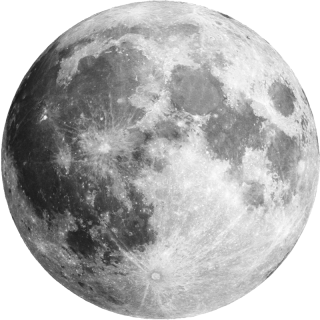
#> input picture moon.png, 320 x 320 px
$ python analyzer.py
#> lines starting #> are read from the running program, lines starting #| are printed output that depends on the picture
from PIL import Image
import numpy as np
import os
from scipy.stats import chi2
print("\n========== STEGOVAULT ANALYZER ==========")

image_path = input(
    "Enter stego image path: "
)
#> the answer given: moon.png

original_path = input(
    "Enter original image path: "
)
#> the answer given: moon.png

if not os.path.exists(image_path):
    print("❌ Stego image not found!")
    exit()

if not os.path.exists(original_path):
    print("❌ Original image not found!")
    exit()

image = Image.open(image_path).convert("RGB")
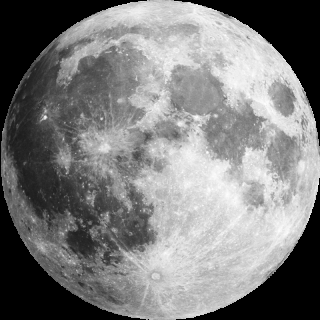
#> image: PIL image 320x320 RGB; min 0, max 253, mean 124.8
original = Image.open(original_path).convert("RGB")
if image.size != original.size:

    print("❌ Image dimensions do not match!")

    print("Stego image:", image.size)
    print("Original image:", original.size)

    exit()

pixels = image.load()

total_bits = image.width * image.height
#> total_bits = 102400
ones = 0
zeros = 0

# =========================
# LSB ANALYSIS
# =========================
binary = ""
for y in range(image.height):

    for x in range(image.width):

        r, g, b = pixels[x, y]

        lsb = r & 1
        binary += str(lsb)

        if lsb == 1:
            ones += 1
        else:
            zeros += 1
#> after the loop, ones = 40394; zeros = 62006


print("\n========== STEGOVAULT ANALYZER ==========")

print("Stego Image:", image_path)
print("Resolution:", image.width, "x", image.height)
#| Resolution: 320 x 320

print("\n--- LSB Analysis ---")

print("Total LSBs:", total_bits)
#| Total LSBs: 102400
print("0 bits:", zeros)
#| 0 bits: 62006
print("1 bits:", ones)
#| 1 bits: 40394

zero_percentage = (zeros / total_bits) * 100
#> zero_percentage = 60.55
one_percentage = (ones / total_bits) * 100
#> one_percentage = 39.45

print("Percentage of 0s:",
      round(zero_percentage, 2), "%")
#| Percentage of 0s: 60.55 %

print("Percentage of 1s:",
      round(one_percentage, 2), "%")
#| Percentage of 1s: 39.45 %


# =========================
# BASIC LSB WARNING
# =========================

if 48 <= one_percentage <= 52:

    print("\n⚠️ LSB distribution is close to 50/50.")
    print("Possible hidden data may be present.")

else:

    print("\n✅ No strong LSB anomaly detected.")

# =========================
# LSB CHANGE ANALYSIS
# =========================
changed_lsb = 0

original_pixels = original.load()

for y in range(image.height):

    for x in range(image.width):

        original_r, _, _ = original_pixels[x, y]
        stego_r, _, _ = pixels[x, y]

        original_lsb = original_r & 1
        stego_lsb = stego_r & 1

        if original_lsb != stego_lsb:
            changed_lsb += 1
#> after the loop, changed_lsb = 0

change_percentage = (
    changed_lsb / total_bits
) * 100
#> change_percentage = 0

print("\n--- LSB Change Analysis ---")

print("Changed LSBs:", changed_lsb)
#| Changed LSBs: 0

print(
    "LSB change percentage:",
    round(change_percentage, 4),
    "%"
)
#| LSB change percentage: 0.0 %
# =========================
# CHI-SQUARE ANALYSIS
# =========================

print("\n--- Chi-Square Analysis ---")

histogram = [0] * 256

for y in range(image.height):
    for x in range(image.width):
        r, g, b = pixels[x, y]
        histogram[r] += 1
#> after the loop, histogram = 256 values, max 21873 at index 0, min 0 at index 1, mean 400

chi_square = 0

for i in range(0, 256, 2):
    observed_0 = histogram[i]
    observed_1 = histogram[i + 1]

    total = observed_0 + observed_1

    if total > 0:
        expected = total / 2

        chi_square += ((observed_0 - expected) ** 2) / expected
        chi_square += ((observed_1 - expected) ** 2) / expected
#> this loop made 128 passes
#> (observed_0, observed_1, total, expected, chi_square) on passes 1, 12, 13, 14, 15, 16, 17, 18, 19, 20, 21, 22: (21873, 0, 21873, 10936.5, 21873), (0, 1, 1, 0.5, 21874), (2, 2, 4, 2, 21874), (4, 7, 11, 5.5, 21874.8), (10, 23, 33, 16.5, 21879.9), (45, 61, 106, 53, 21882.4), (116, 185, 301, 150.5, 21898.2), (195, 229, 424, 212, 21900.9), (283, 244, 527, 263.5, 21903.8), (244, 277, 521, 260.5, 21905.9), (249, 250, 499, 249.5, 21905.9), (246, 247, 493, 246.5, 21905.9)
#> (observed_0, observed_1, total, expected) on pass 100: (604, 644, 1248, 624)
#> after the loop, chi_square = 22094.3

print("Chi-Square value:", round(chi_square, 2))
#| Chi-Square value: 22094.32
# Degrees of freedom
degrees_of_freedom = 127

# Calculate p-value
p_value = chi2.sf(chi_square, degrees_of_freedom)
#> p_value = 0

print("Degrees of freedom:", degrees_of_freedom)
print("P-value:", p_value)
#| P-value: 0.0
# =========================
# IMAGE QUALITY
# =========================

original_array = np.array(original, dtype=float)
stego_array = np.array(image, dtype=float)

mse = np.mean(
    (original_array - stego_array) ** 2
)
#> mse = 0

if mse == 0:

    psnr = float("inf")

else:

    psnr = 10 * np.log10(
        (255 ** 2) / mse
    )


print("\n--- Image Quality ---")

print("MSE:", mse)
#| MSE: 0.0

if psnr == float("inf"):

    print("PSNR: Infinite")

else:

    print("PSNR:",
          round(psnr, 2),
          "dB")
    # =========================
# FINAL ANALYSIS
# =========================

print("\n========== FINAL ANALYSIS ==========")

if change_percentage < 1:
    print("✅ Very low LSB modification detected.")

elif change_percentage < 5:
    print("⚠️ Moderate LSB modification detected.")

else:
    print("🚨 High LSB modification detected.")

if psnr > 50:
    print("✅ Excellent image similarity.")

elif psnr > 40:
    print("✅ Good image similarity.")

else:
    print("⚠️ Significant image difference detected.")

print("\nAnalysis completed.")
# =========================
# STEGOVAULT PAYLOAD CHECK
# =========================

print("\n--- StegoVault Payload Check ---")
filename = None
file_size = 0
try:

    # Read filename length
    filename_length = int(
        binary[0:16],
        2
    )
#> filename_length = 0

    # Basic validation
    if filename_length <= 0 or filename_length > 255:
        raise ValueError("Invalid filename length")

    filename_start = 16

    filename_end = (
        filename_start
        + filename_length * 8
    )

    # Read filename
    filename_binary = binary[
        filename_start:filename_end
    ]

    filename = ""

    for i in range(
        0,
        len(filename_binary),
        8
    ):

        filename += chr(
            int(
                filename_binary[i:i+8],
                2
            )
        )

    # Read encrypted file size
    size_start = filename_end
    size_end = size_start + 32

    file_size = int(
        binary[size_start:size_end],
        2
    )

    # Check whether the claimed data fits
    required_bits = (
        size_end
        + file_size * 8
    )

    if required_bits > len(binary):
        raise ValueError(
            "Payload exceeds image capacity"
        )

    print("Possible StegoVault payload detected!")
    print("Filename:", filename)
    print("Encrypted data size:", file_size, "bytes")

except Exception:

    print("No valid StegoVault payload detected.")
    # =========================
# DETAILED REPORT
# =========================

description_choice = input(
    "\nDo you want a detailed analysis description and report? (yes/no): "
).strip().lower()
#> the answer given: y

if description_choice in ["yes", "y"]:

    print("\n")
    print("=" * 60)
    print("       STEGOVAULT DETAILED SECURITY REPORT")
    print("=" * 60)

    report = []

    # IMAGE INFORMATION
    report.append("1. IMAGE INFORMATION")
    report.append("-" * 40)
    report.append(f"Stego Image: {image_path}")
    report.append(f"Resolution: {image.width} x {image.height}")
    report.append(f"Total Pixels: {image.width * image.height}")
    report.append("")

    # LSB ANALYSIS
    report.append("2. LSB ANALYSIS")
    report.append("-" * 40)
    report.append(f"Total LSBs: {total_bits}")
    report.append(f"0 bits: {zeros}")
    report.append(f"1 bits: {ones}")
    report.append(f"Percentage of 0s: {round((zeros / total_bits) * 100, 2)}%")
    report.append(f"Percentage of 1s: {round((ones / total_bits) * 100, 2)}%")
    report.append("")

    report.append(
        "Description: LSB stands for Least Significant Bit. "
        "Steganography can modify LSBs to hide information inside image pixels. "
        "A distribution close to 50/50 can occur naturally, but encrypted "
        "payloads can also produce a highly random-looking LSB sequence."
    )
    report.append("")

    # LSB CHANGE
    report.append("3. LSB CHANGE ANALYSIS")
    report.append("-" * 40)
    report.append(f"Changed LSBs: {changed_lsb}")
    report.append(f"LSB Change Percentage: {round(change_percentage, 4)}%")
    report.append("")

    report.append(
        "Description: This compares the original carrier image with the "
        "stego image and counts how many red-channel LSBs were changed. "
        "A higher percentage means more pixels were modified. In this "
        "StegoVault implementation, the encrypted payload occupies a large "
        "portion of the available carrier capacity, so a high modification "
        "percentage is expected."
    )
    report.append("")

    # CHI-SQUARE
    report.append("4. CHI-SQUARE ANALYSIS")
    report.append("-" * 40)
    report.append(f"Chi-Square Value: {round(chi_square, 2)}")
    report.append(f"Degrees of Freedom: {degrees_of_freedom}")
    report.append(f"P-Value: {p_value:.6e}")
    report.append("")

    report.append(
        "Description: The chi-square test compares the observed distribution "
        "of paired pixel intensity values with an expected distribution. "
        "The p-value indicates how compatible the observed distribution is "
        "with the statistical model used by this test. A very small p-value "
        "indicates a statistically significant deviation from that model. "
        "However, this result alone does not prove that steganography is present."
    )
    report.append("")

    # IMAGE QUALITY
    report.append("5. IMAGE QUALITY ANALYSIS")
    report.append("-" * 40)
    report.append(f"MSE: {mse}")
    report.append(f"PSNR: {psnr:.2f} dB")
    report.append("")

    report.append(
        "Description: MSE (Mean Squared Error) measures the average squared "
        "difference between the original and stego images. Lower MSE means "
        "smaller pixel-level differences. PSNR (Peak Signal-to-Noise Ratio) "
        "measures similarity between the two images. A higher PSNR generally "
        "indicates greater similarity."
    )
    report.append("")

    # PAYLOAD
    report.append("6. STEGOVAULT PAYLOAD ANALYSIS")
    report.append("-" * 40)

    if filename:
        report.append("Payload Status: DETECTED")
        report.append(f"Hidden Filename: {filename}")
        report.append(f"Encrypted Data Size: {file_size} bytes")

        report.append("")
        report.append(
            "Description: A valid StegoVault payload structure was detected "
            "inside the image. The payload contains metadata describing the "
            "hidden filename and the size of the encrypted data."
        )
    else:
        report.append("Payload Status: NOT DETECTED")

    report.append("")

    # FINAL SUMMARY
    report.append("7. FINAL SECURITY SUMMARY")
    report.append("-" * 40)

    if filename:
        report.append("StegoVault Payload: DETECTED")
    else:
        report.append("StegoVault Payload: NOT DETECTED")

    if change_percentage >= 5:
        report.append("LSB Modification: HIGH")
    elif change_percentage >= 1:
        report.append("LSB Modification: MODERATE")
    else:
        report.append("LSB Modification: LOW")

    if psnr > 50:
        report.append("Image Similarity: EXCELLENT")
    elif psnr > 40:
        report.append("Image Similarity: GOOD")
    else:
        report.append("Image Similarity: SIGNIFICANT DIFFERENCE")

    if p_value < 0.05:
        report.append("Chi-Square Test: STATISTICALLY SIGNIFICANT")
    else:
        report.append("Chi-Square Test: NOT STATISTICALLY SIGNIFICANT")

    report.append("")
    report.append(
        "IMPORTANT: Statistical steganalysis results are indicators, not "
        "absolute proof of hidden information. In this case, the strongest "
        "evidence is the successful detection of a valid StegoVault payload."
    )

    # PRINT REPORT
    for line in report:
        print(line)
#> this loop made 50 passes
#> line on passes 1 to 12: '1. IMAGE INFORMATION', '----------------------------------------', 'Stego Image: moon.png', 'Resolution: 320 x 320', 'Total Pixels: 102400', '', '2. LSB ANALYSIS', '----------------------------------------', 'Total LSBs: 102400', '0 bits: 62006', '1 bits: 40394', 'Percentage of 0s: 60.55%'
#| 1. IMAGE INFORMATION
#| ----------------------------------------
#| Stego Image: moon.png
#| Resolution: 320 x 320
#| Total Pixels: 102400
#| 2. LSB ANALYSIS
#| ----------------------------------------
#> (further printed lines are left out)

    # SAVE REPORT
    report_filename = "StegoVault_Report.txt"

    with open(report_filename, "w", encoding="utf-8") as file:
        file.write("\n".join(report))

    print("\n" + "=" * 60)
    print(f"✅ Detailed report saved as: {report_filename}")
    print("=" * 60)

else:
    print("\nDetailed description skipped.")
